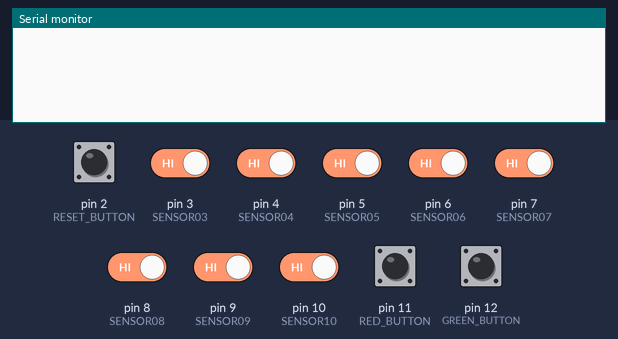
Recording of a sketch running on a simulated Arduino Uno, built with avr-gcc and run on an emulated ATmega328P. Parts: the last lines printed to the serial monitor. The test bench sets the inputs (shaded band); at power-on: pin 2 (RESET_BUTTON), pin 3 (SENSOR03), pin 4 (SENSOR04), pin 5 (SENSOR05), pin 6 (SENSOR06), pin 7 (SENSOR07), pin 8 (SENSOR08), pin 9 (SENSOR09), pin 10 (SENSOR10), pin 11 (RED_BUTTON), pin 12 (GREEN_BUTTON) HIGH.

Above: at 1.2 s.
1.3 s: pin 3 (SENSOR03) driven LOW
At 1.41 s:
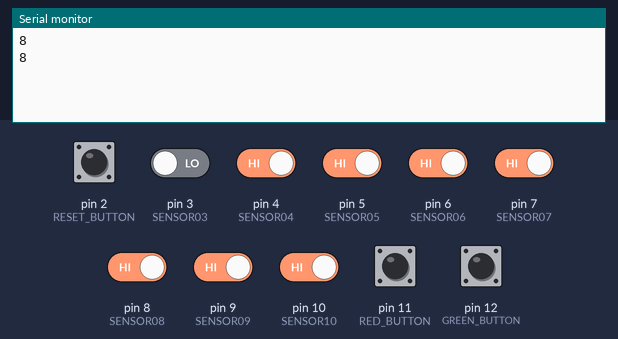
3.2 s: pin 11 (RED_BUTTON) pulled LOW for 0.15 s
4.8 s: pin 12 (GREEN_BUTTON) pulled LOW for 0.15 s
6.4 s: pin 4 (SENSOR04) driven LOW
At 6.46 s:
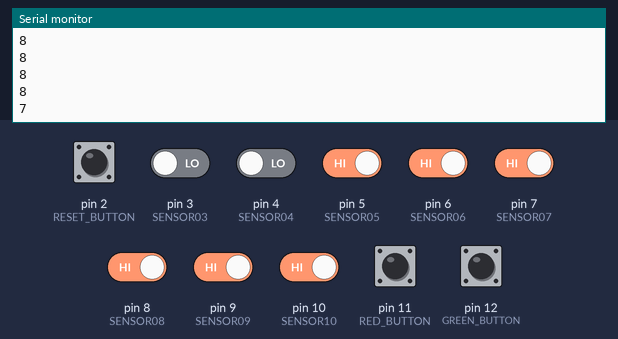
7.9 s: pin 5 (SENSOR05) driven LOW
At 8.06 s:
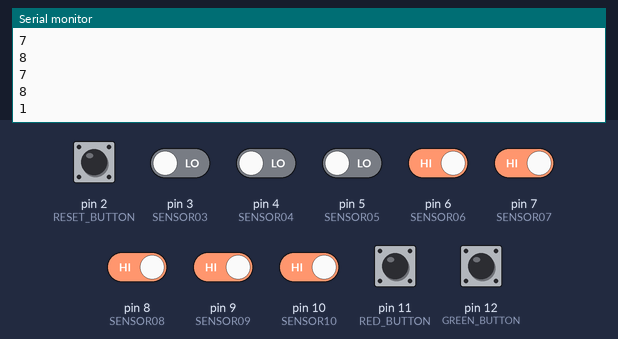
9.4 s: pin 6 (SENSOR06) driven LOW
At 9.56 s:
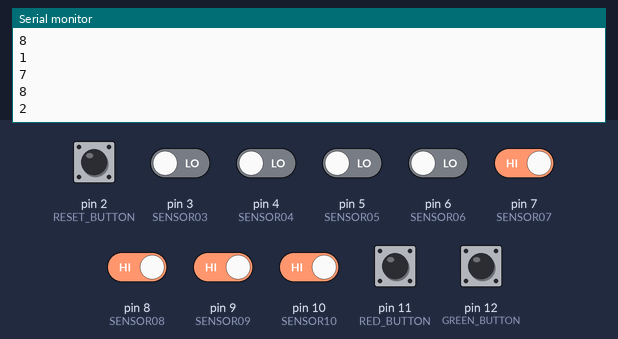
Timing chart, 0 to 11.9 s (numbered marks = the images above; inputs shaded):
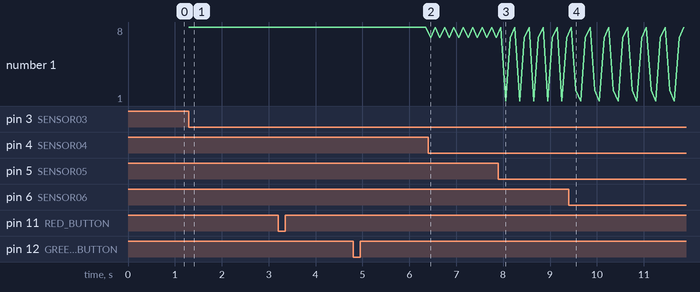

Measured:
- after the input at 1.3 s, the serial monitor: prints a new line at once (image 1)
- after the input at 6.4 s, the serial monitor: prints a new line after 0.05 s (image 2)
- after the input at 7.9 s, the serial monitor: prints a new line after 0.15 s (image 3)
- after the input at 9.4 s, the serial monitor: prints a new line after 0.15 s (image 4)
- plotted number 1: 8 → 7 after the input at 6.4 s

The sketch:

bloominglabs_wonderlab_laser_maze.ino
```cpp
// (licence header left out)
/*
  This is the I/O program for the Bloominglabs/Wonderlab Laser Maze.

  The sensor pins are connected to vibration sensors connected to ground.  The buttons are
  also connected between the pin and ground.
 */

// Sensor Pins
#define SENSOR03  3
#define SENSOR04  4
#define SENSOR05  5
#define SENSOR06  6
#define SENSOR07  7
#define SENSOR08  8
#define SENSOR09  9
#define SENSOR10  10

// Buttons
#define RESET_BUTTON  2
#define RED_BUTTON    11
#define GREEN_BUTTON  12

void setup() {
  Serial.begin(9600);

  // Set all pins to inputs
  pinMode(SENSOR03,INPUT_PULLUP);
  pinMode(SENSOR04,INPUT_PULLUP);
  pinMode(SENSOR05,INPUT_PULLUP);
  pinMode(SENSOR06,INPUT_PULLUP);
  pinMode(SENSOR07,INPUT_PULLUP);
  pinMode(SENSOR08,INPUT_PULLUP);
  pinMode(SENSOR09,INPUT_PULLUP);
  pinMode(SENSOR10,INPUT_PULLUP);

  pinMode(RESET_BUTTON,INPUT_PULLUP);
  pinMode(RED_BUTTON,INPUT_PULLUP);
  pinMode(GREEN_BUTTON,INPUT_PULLUP);
}

void loop() {
  // Check sensors
  if ( ! digitalRead(SENSOR07) ) {
    Serial.println("6");
    delay(100);
  }
  if ( ! digitalRead(SENSOR08) ) {
    Serial.println("5");
    delay(100);
  }
  if ( ! digitalRead(SENSOR09) ) {
    Serial.println("4");
    delay(100);
  }
  if ( ! digitalRead(SENSOR10) ) {
    Serial.println("3");
    delay(100);
  }
  if ( ! digitalRead(SENSOR06) ) {
    Serial.println("2");
    delay(100);
  }
  if ( ! digitalRead(SENSOR05) ) {
    Serial.println("1");
    delay(100);
  }
  if ( ! digitalRead(SENSOR04) ) {
    Serial.println("7");
    delay(100);
  }
  if ( ! digitalRead(SENSOR03) ) {
    Serial.println("8");
    delay(100);
  }
  if ( ! digitalRead(RESET_BUTTON) ) {
    int i = 0;
    do {
      delay(100);
      i++;
    } while ( (i < 20) && (! digitalRead(RESET_BUTTON)) );
    if (i == 20 ) {
      Serial.println("r");
    }
    while ( ! digitalRead(RESET_BUTTON) )
      ;
  }
  if ( ! digitalRead(RED_BUTTON) ) {
    delay(50);
    if ( ! digitalRead(RED_BUTTON) ) {
      Serial.println("a");
    }
    while ( ! digitalRead(RED_BUTTON) )
      ;
  }
  if ( ! digitalRead(GREEN_BUTTON) ) {
    delay(50);
    if ( ! digitalRead(GREEN_BUTTON) ) {
      Serial.println("d");
    }
    while ( ! digitalRead(GREEN_BUTTON) )
      ;
  }
}
```
